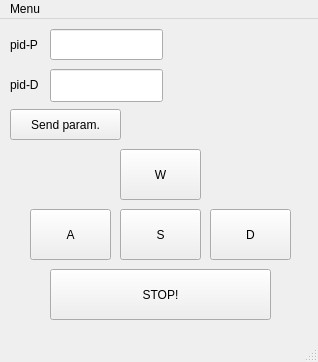
<?xml version="1.0" encoding="UTF-8"?>
<ui version="4.0">
 <class>MainWindow</class>
 <widget class="QMainWindow" name="MainWindow">
  <property name="geometry">
   <rect>
    <x>0</x>
    <y>0</y>
    <width>318</width>
    <height>362</height>
   </rect>
  </property>
  <property name="windowTitle">
   <string>MainWindow</string>
  </property>
  <widget class="QWidget" name="centralwidget">
   <widget class="QPushButton" name="sendparam">
    <property name="geometry">
     <rect>
      <x>10</x>
      <y>90</y>
      <width>111</width>
      <height>31</height>
     </rect>
    </property>
    <property name="text">
     <string>Send param.</string>
    </property>
   </widget>
   <widget class="QPushButton" name="W">
    <property name="geometry">
     <rect>
      <x>120</x>
      <y>130</y>
      <width>81</width>
      <height>51</height>
     </rect>
    </property>
    <property name="text">
     <string>W</string>
    </property>
    <property name="checkable">
     <bool>true</bool>
    </property>
    <property name="checked">
     <bool>false</bool>
    </property>
    <property name="autoRepeat">
     <bool>false</bool>
    </property>
    <property name="autoDefault">
     <bool>false</bool>
    </property>
    <property name="default">
     <bool>false</bool>
    </property>
    <property name="flat">
     <bool>false</bool>
    </property>
   </widget>
   <widget class="QLineEdit" name="pid_p">
    <property name="geometry">
     <rect>
      <x>50</x>
      <y>10</y>
      <width>113</width>
      <height>31</height>
     </rect>
    </property>
   </widget>
   <widget class="QLineEdit" name="pid_d">
    <property name="geometry">
     <rect>
      <x>50</x>
      <y>50</y>
      <width>113</width>
      <height>33</height>
     </rect>
    </property>
   </widget>
   <widget class="QPushButton" name="A">
    <property name="geometry">
     <rect>
      <x>30</x>
      <y>190</y>
      <width>81</width>
      <height>51</height>
     </rect>
    </property>
    <property name="text">
     <string>A</string>
    </property>
    <property name="checkable">
     <bool>true</bool>
    </property>
   </widget>
   <widget class="QPushButton" name="S">
    <property name="geometry">
     <rect>
      <x>120</x>
      <y>190</y>
      <width>81</width>
      <height>51</height>
     </rect>
    </property>
    <property name="text">
     <string>S</string>
    </property>
    <property name="checkable">
     <bool>true</bool>
    </property>
   </widget>
   <widget class="QPushButton" name="D">
    <property name="geometry">
     <rect>
      <x>210</x>
      <y>190</y>
      <width>81</width>
      <height>51</height>
     </rect>
    </property>
    <property name="text">
     <string>D</string>
    </property>
    <property name="checkable">
     <bool>true</bool>
    </property>
   </widget>
   <widget class="QPushButton" name="stop">
    <property name="geometry">
     <rect>
      <x>50</x>
      <y>250</y>
      <width>221</width>
      <height>51</height>
     </rect>
    </property>
    <property name="text">
     <string>STOP!</string>
    </property>
   </widget>
   <widget class="QLabel" name="label">
    <property name="geometry">
     <rect>
      <x>10</x>
      <y>10</y>
      <width>41</width>
      <height>31</height>
     </rect>
    </property>
    <property name="text">
     <string>pid-P</string>
    </property>
   </widget>
   <widget class="QLabel" name="label_2">
    <property name="geometry">
     <rect>
      <x>10</x>
      <y>50</y>
      <width>41</width>
      <height>31</height>
     </rect>
    </property>
    <property name="text">
     <string>pid-D</string>
    </property>
   </widget>
  </widget>
  <widget class="QMenuBar" name="menubar">
   <property name="geometry">
    <rect>
     <x>0</x>
     <y>0</y>
     <width>318</width>
     <height>27</height>
    </rect>
   </property>
   <widget class="QMenu" name="menu">
    <property name="title">
     <string>Menu</string>
    </property>
    <addaction name="quit"/>
   </widget>
   <addaction name="menu"/>
  </widget>
  <widget class="QStatusBar" name="statusbar"/>
  <action name="quit">
   <property name="text">
    <string>Quit</string>
   </property>
  </action>
 </widget>
 <resources/>
 <connections/>
</ui>
